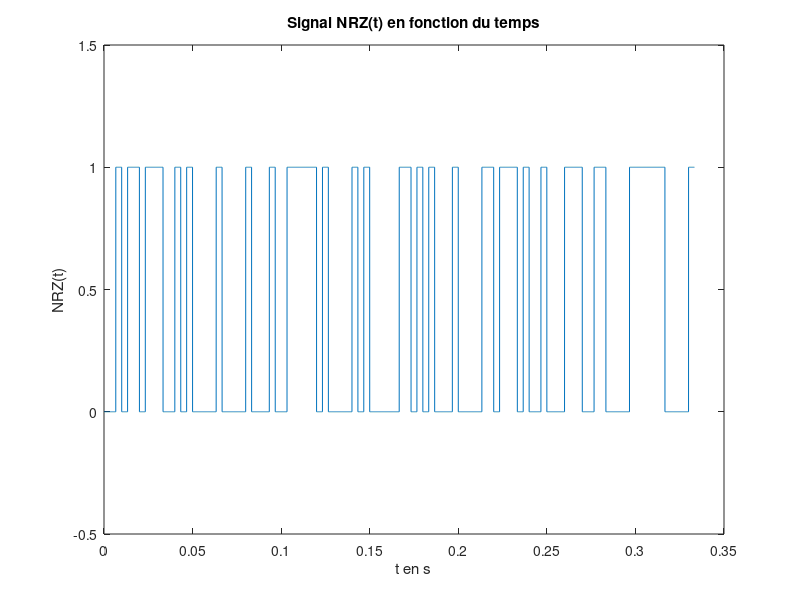

Reproduce this figure in MATLAB. (Note: this script raises an error after producing the figure.)
clear all
close all
clc

% Paramètres
F0 = 6000; % Fréquence bits 0 en Hz
F1 = 2000; % Fréquence bits 1 en Hz
Fe = 48000; % Fréquence d'échantillonage en Hz
Te = 1/Fe; % Période d'échantillonage en secondes
Ts = 1/300; % s/bits, le débit souhaité max est de 300 bits/seconde

Ns = floor(Ts/Te); % échantillons/bits, on prend la partie entière, Ts = Ns*Te
Nb_bits = 100; % Nombre de bits du signal émis
Nb_echantillons = Nb_bits*Ns; % Nombre d'échantillons
Null = 2000;

donnees = randi(0:1, Nb_bits, 1); % Génération de Nb_bits 0 ou 1 de manière aléatoire
NRZ = zeros(Nb_echantillons,1); % Initialisation du signal NRZ avec Nb_echantillons echantillons
T = ([0:Nb_echantillons-1]*Te)'; % Le signal est tracé de 0 à (Nb_echantillons-1)*Te secondes,
                                 % avec un pas de Te

                                 
%% 3.Modem de fréquence - Démodulation par filtrage
        

%3.1 Construction du signal modulé en fréquence

%3.1.1.1 Génération du signal NRZ 
for i = 1:Nb_bits
    NRZ((i-1)*Ns+1:i*Ns) = donnees(i); 
end;

%3.1.1.2 Tracé du signal NRZ(t) en fonction du temps
figure; % figure 1
plot(T,NRZ);
ylim([-0.5 1.5]);
xlabel('t en s');
ylabel('NRZ(t)');
title('Signal NRZ(t) en fonction du temps');

%3.1.1.3 Tracé de la DSP de NRZ théorique et expérimentale
[DSP_NRZ_Th,f] = DSP_rectangulaire(Nb_echantillons,Fe,NRZ,0);
DSP_NRZ_Exp = (Ts*sinc(pi*f*Ts).^2 + dirac(f))/4;

figure; % figure 2
subplot(211);
semilogy(f,DSP_NRZ_Th);
ylim([1e-06 1000]);
xlim([-2000 2000]);
xlabel('f en Hz');
ylabel('DSP NRZ Th(f)');
title('DSP théorique de NRZ en fonction de f');

subplot(212);
semilogy(f,DSP_NRZ_Exp);
ylim([1e-10 1e-2]);
xlim([-2000 2000]);
xlabel('f en Hz');
ylabel('DSP NRZ Exp(f)');
title('DSP expérimentale de NRZ en fonction de f');
% pwelch à tester plus tard

%3.1.2.1 Génération du signal x(t) modulé en fréquence
phi0 = rand*2*pi;
phi1 = rand*2*pi;
Cos0 = cos(2*pi*F0*T + phi0);
Cos1 = cos(2*pi*F1*T + phi1);
%Un = eye(size(NRZ));
x_module = (1 - NRZ).*Cos0 + NRZ.*Cos1;

%3.1.2.2 Tracé du signal x(t) en fonction du temps
figure; % figure 3
plot(T,x_module);
ylim([-1.5 1.5]);
xlim([0.05 0.08]);
xlabel('t en s');
ylabel('x(t)');
title('Signal x(t) en fonction de t');

%3.1.2.3 Calcul de la DSP de x(t) en fonction de la DSP de NRZ
% DSP_NRZ_plus_F1 = DSP_rectangulaire(Nb_echantillons,Fe,NRZ,F1);
% DSP_NRZ_plus_F0 = DSP_rectangulaire(Nb_echantillons,Fe,NRZ,F0);
% DSP_NRZ_moins_F1 = DSP_rectangulaire(Nb_echantillons,Fe,NRZ,-F1);
% DSP_NRZ_moins_F0 = DSP_rectangulaire(Nb_echantillons,Fe,NRZ,-F0);
% DSP_X_Exp = (dirac(f-F1) + dirac(f+F1) - dirac(f-F0) - dirac(f-F1))*DSP_NRZ_Exp/4;

%3.1.2.4 Tracé de la DSP de x(t) théorique et expérimentale
DSP_X_Th = DSP_rectangulaire(Nb_echantillons,Fe,x_module,0);

figure; % figure 4
subplot(211);
semilogy(f,DSP_X_Th);
ylim([1e-05 100]);
xlim([-7000 7000]);
xlabel('f en Hz');
ylabel('DSP X Th(f)');
title('DSP X théorique en fonction de f');

subplot(212);
%ylim([1e-04 10]);
%xlim([-6000 6000]);
% semilogy(f,DSP_X_Exp);
% xlabel('f en Hz');
% ylabel('DSP X Exp(f)');
% title('DSP X expérimental en fonction de f');

% S_x = abs(fft(x_module).^2)/length(x_module);
% figure; 
% subplot(411);
% semilogy(S_x);
% subplot(412);
% pwelch(x_module);

%3.2 Canal de transmission à bruit additif, blanc et Gaussien
Px = mean(abs(x_module).^2);
SNR = 10;
sigma = sqrt(Px*10^(-SNR/10));
bruit = sigma*randn(1,Nb_echantillons);

figure; % figure 5 
plot(T,bruit);
ylim([-1.5 1.5]);
xlabel('Temps (secondes)');
ylabel('bruit');
title('Tracé du bruit en fonction du temps');

x_bruite = x_module + transpose(bruit);
figure; % figure 6 
subplot(211);
plot(T,x_module);
ylim([-1.5 1.5]);
xlim([0.05 0.06]);
xlabel('t en s');
ylabel('x(t) sans bruit');
title('Signal x(t) avant ajout du bruit en fonction du temps pour SNR = 10');

subplot(212);
plot(T,x_bruite);
ylim([-1.5 1.5]);
xlim([0.05 0.06]);
xlabel('Temps (secondes)');
ylabel('x bruite');
title('Tracé du signal x bruite en fonction du temps pour SNR = 10');

%3.3 Démodulation par filtrage

%3.3.1 Filtre passe-bas
ordre = 60;
fc = 4000; %Hz
fnorm = fc/Fe;
Tfiltre = (-ordre*Te:Te:ordre*Te);
Ffiltre = (-(2*ordre+1)/2:(2*ordre+1)/2-1)*(Fe/(2*ordre+1));
h_passe_bas = (2*fnorm)*sinc(2*fc*Tfiltre);
y_passe_bas = filter(h_passe_bas,(1),x_module);
H_passe_bas = abs(fftshift(fft(h_passe_bas)));

%3.3.2 Filtre passe-haut
%H_passe_haut = 1 - H_passe_bas;
h_passe_haut = - h_passe_bas;
h_passe_haut(ordre+1) = h_passe_haut(ordre+1) + 1;
y_passe_haut = filter(h_passe_haut,(1),x_module);

%3.3.3 Filtrage ok + manque prise en compte du retard

%3.3.4.1 Tracés réponse impulsionnelle et réponse en fréquence des filtres
figure; % figure 7 
subplot(211);
plot(Tfiltre,h_passe_bas);
title('Réponse impulsionnelle du filtre passe bas');
%ylim([-1.5 1.5]);
%xlim([0.01 0.03]);

subplot(212);
plot(Ffiltre,H_passe_bas);
title('Reponse fréquentielle du filtre passe bas');
%ylim([-1.5 1.5]);
%xlim([0.01 0.03]);

%3.3.4.2 Tracés DSP de x(t) et réponse fréquentielle du filtre
figure; % figure 8 - DSP x(t) et y(t)
semilogy(f,DSP_X_Th);
ylim([1e-05 50]);
xlim([-10000 10000]);
xlabel('f en Hz');
ylabel('DSP X Th(f)');
title('DSP X théorique en fonction de f');

hold on;
semilogy(Ffiltre,H_passe_bas);
ylim([1e-05 50]);
xlim([-10000 10000]);

%3.3.4.3 
figure; % figure 9 - y(t) et DSP_y(t)
subplot(211);
plot(T,y_passe_bas);
ylim([-1.5 1.5]);
xlim([0.1 0.15]);
xlabel('t en secondes');
ylabel('y(t) signal filtré');
title('Signal y(t) filtré en fonction du temps');

DSP_Y_passe_bas = DSP_rectangulaire(Nb_echantillons,Fe,y_passe_bas,0);
subplot(212);
semilogy(f,DSP_Y_passe_bas);
ylim([1e-2 100]);
xlim([-8000 8000]);
xlabel('f en Hz');
ylabel('DSP Y (f)');
title('DSP Y en fonction de f');

% figure; % figure 8 - passe haut
% subplot(211);
% plot(T,x_module);
% ylim([-1.5 1.5]);
% xlim([0.01 0.03]);
% 
% subplot(212);
% plot(T,y_passe_haut);
% ylim([-1.5 1.5]);
% xlim([0.01 0.03]);
% % plot(Freq, H_passe_haut);
% % plot(intervalle, h_passe_haut);
% 
% figure; % figure 9 - passe haut et bas
% subplot(311);
% plot(T,x_module);
% ylim([-1.5 1.5]);
% xlim([0.01 0.03]);
% 
% subplot(312);
% plot(T,y_passe_bas);
% ylim([-1.5 1.5]);
% xlim([0.01 0.03]);
% 
% subplot(313);
% plot(T,y_passe_haut);
% ylim([-1.5 1.5]);
% xlim([0.01 0.03]);
